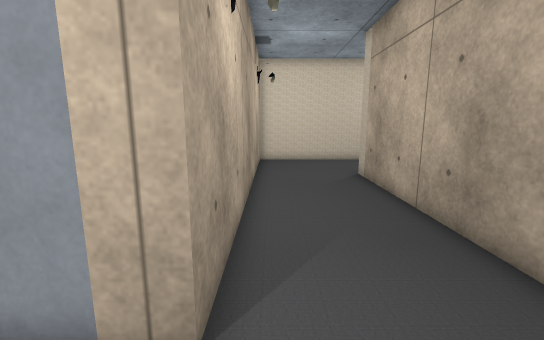
[1] (above)

19 first-person views from a walk through a Unity game level. The camera is 1.2 m above the floor, tilts 10° down and sees 90° across. The floor is counted in squares, 0.48 m on a side. Each view is taken from the middle of a square. On the plan, view 1 faces up. The plan holds only what a view shows up to about 18 squares ahead; the rest is blank. The place goes on beyond the plan. The player is left out. Door leaves are left out, so doorways stand open. Some surface patterns are stand-ins.

[2]
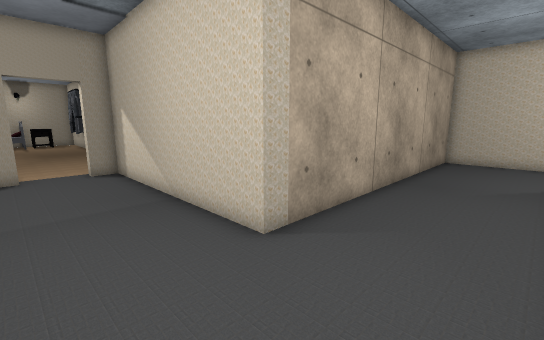

[3]
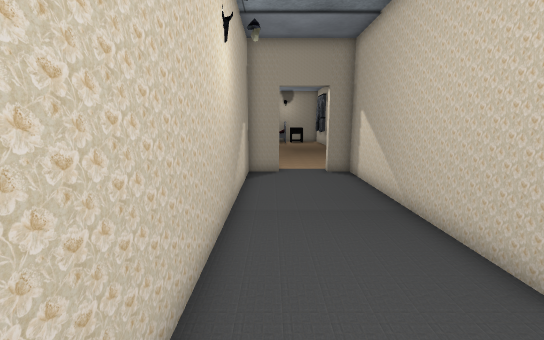

[4]
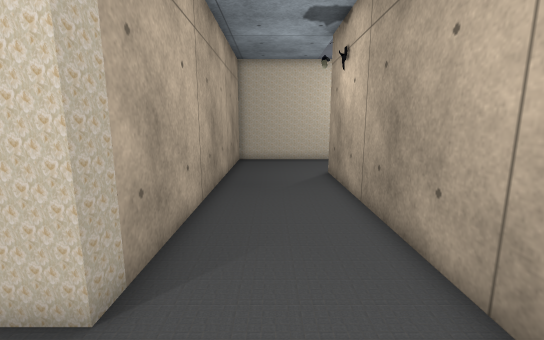

[5]
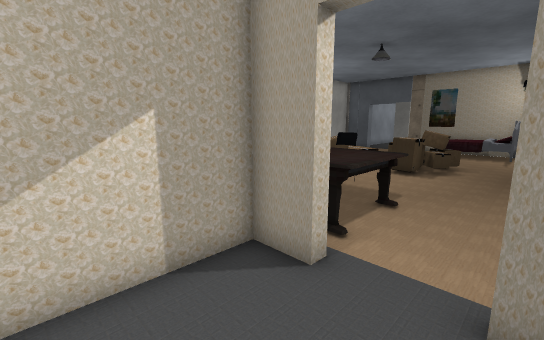

[6]
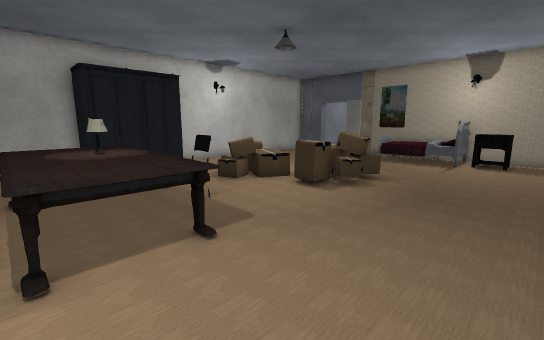

[7]
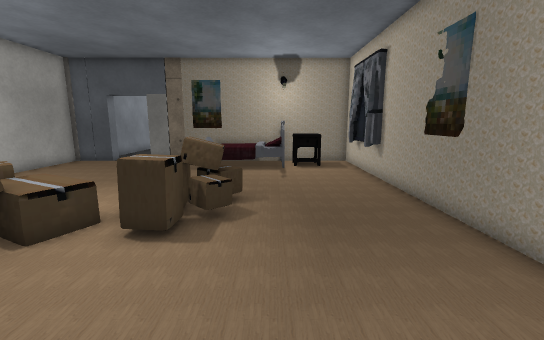

[8]
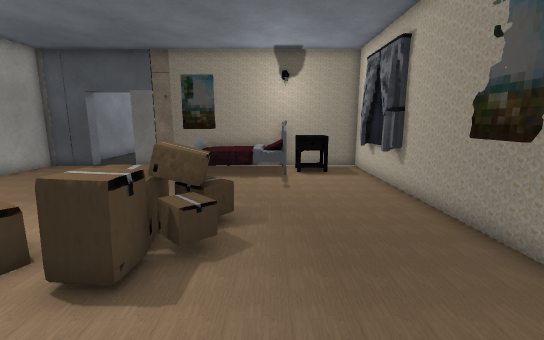

[9]
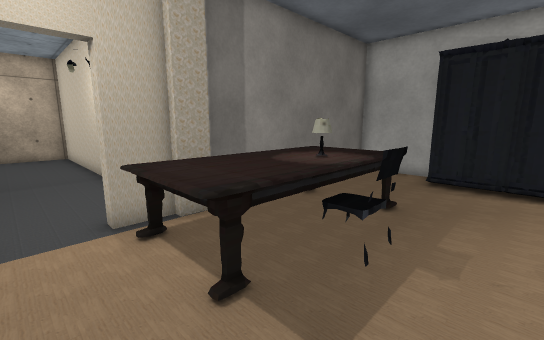

[10]
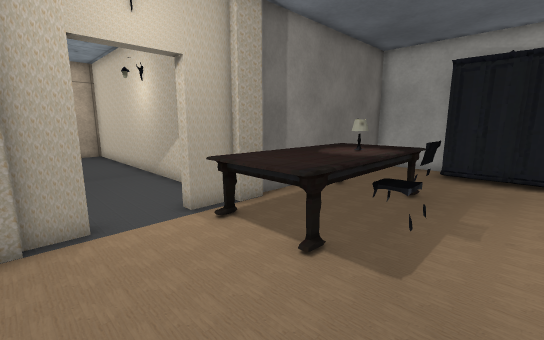

[11]
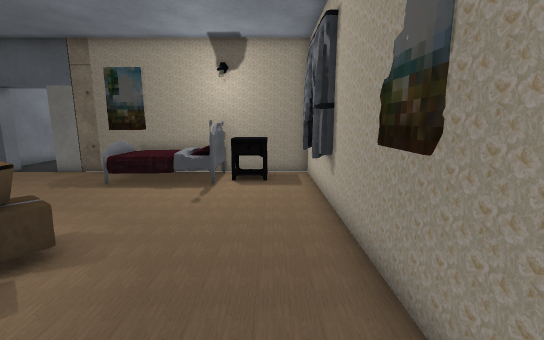

[12]
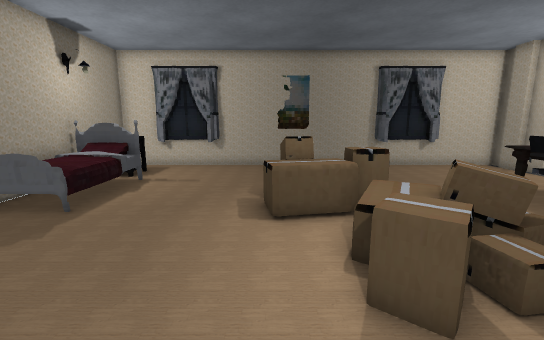

[13]
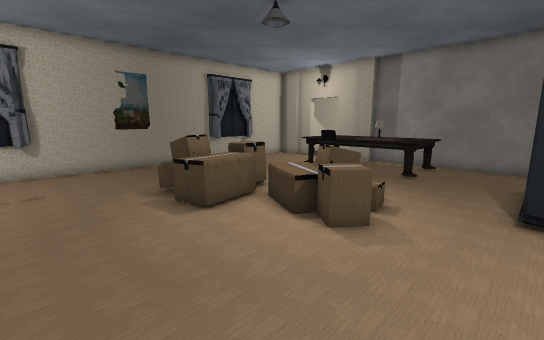

[14]
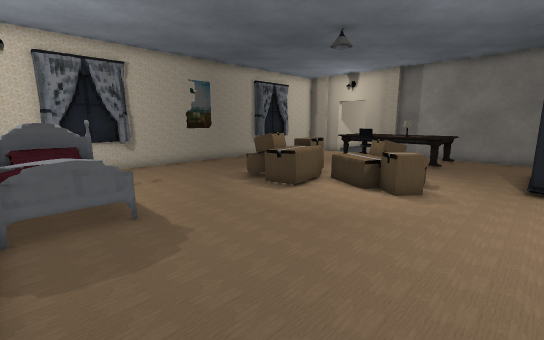

[15]
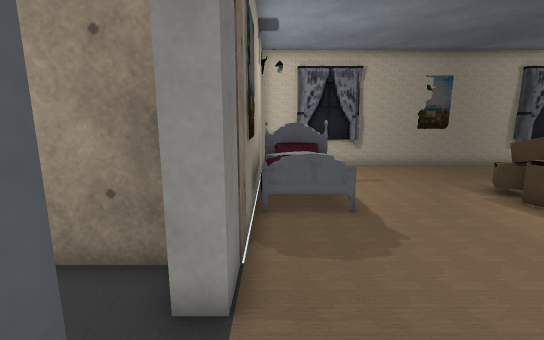

[16]
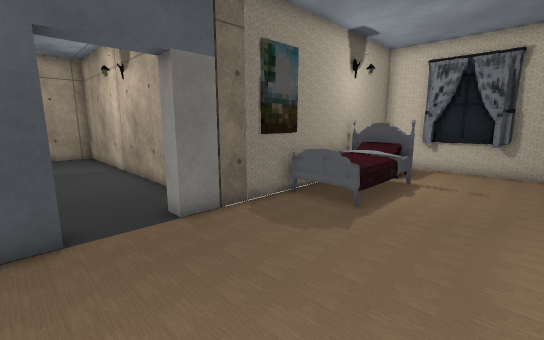

[17]
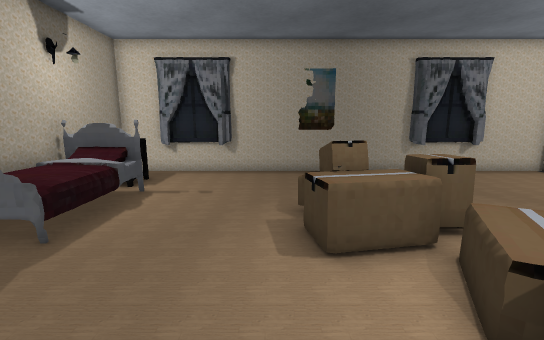

[18]
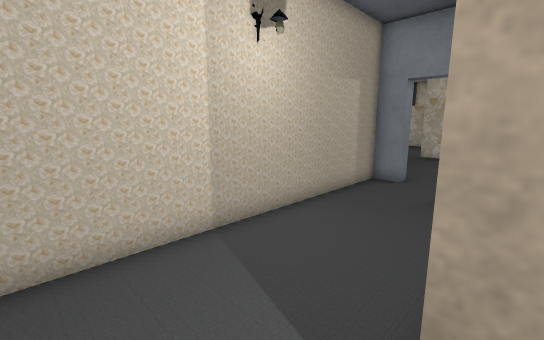

[19]
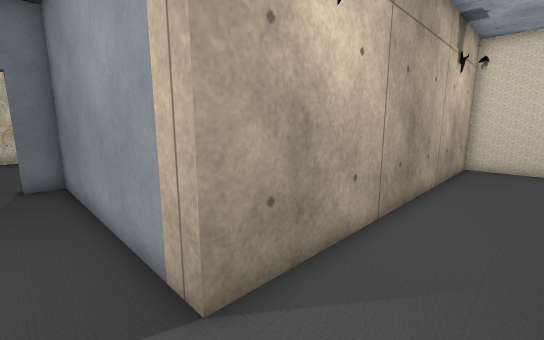

### Floor plan
Key: @ floor where view 1 was taken; # wall or solid block; . floor; D open door; = window, fence, low wall or low ledge; C chair; T table; B bed; L closet; A lamp; O other object.
Columns run from 8 left of view 1 to 41 right of it. Each row starts with its distance up from view 1.
 27                        #...LLLLL#............#####
 26                        #.....................D....
 25                        #.....................D....
 24                        #..........O..........D....
 23                        ##TTT...O=OO..........#####
 22                        #TTTT....O O..........##
 21                        #TTAT.....OO..........#
 20                        #TTT# .....#OO.....####
 19                        #TTT#C....OOOO.....  B#
 18        #################TTTT.....OOOO.....BBB#
 17        #...............#TTTT..............BBB#
 16        #...............D.................. BB#
 15        #...............D..................####
 14        #...............#.................. ###
 13        #....############...................  #
 12        #....#          #.....................#
 11        #....#          #######################
 10        #....#
  9        #....#
  8        #....#
  7        #....#
  6        #....#
  5        #....#
  4        #....#
  3 ########....#
  2 ............#
  1 ............#
  0 ........@...#
 -1 ............#
 -2 #############

Where each view was taken, in squares from view 1:
view 1: 0 up, 0 right, facing up
view 2: 17 up, 0 right, facing down-right
view 3: 17 up, 1 right, facing right
view 4: 16 up, 2 right, facing down
view 5: 14 up, 11 right, facing up-right
view 6: 12 up, 16 right, facing up-right
view 7: 16 up, 19 right, facing right
view 8: 16 up, 21 right, facing right
view 9: 15 up, 22 right, facing up-left
view 10: 13 up, 22 right, facing up-left
view 11: 13 up, 23 right, facing right
view 12: 27 up, 28 right, facing down
view 13: 27 up, 32 right, facing down-left
view 14: 27 up, 36 right, facing down-left
view 15: 27 up, 36 right, facing down
view 16: 27 up, 30 right, facing down-right
view 17: 25 up, 29 right, facing down
view 18: 3 up, 1 right, facing down-left
view 19: 1 up, 2 right, facing up-left
